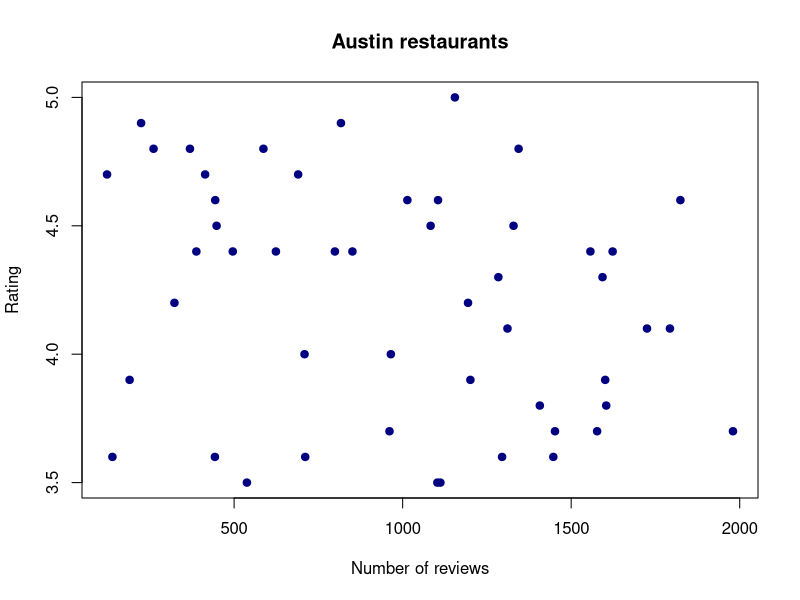

Write the R code that produced this figure.
## ---- chunk 1
2 + 3
mean(c(4, 6, 8, 10))
## ---- chunk 2
restaurants <- read.csv("../data/austin_restaurants.csv")
head(restaurants)
## ---- chunk 3
mean(restaurants$rating)
table(restaurants$cuisine)
## ---- chunk 4
plot(restaurants$reviews, restaurants$rating,
     xlab = "Number of reviews",
     ylab = "Rating",
     main = "Austin restaurants",
     pch = 19, col = "navy")
